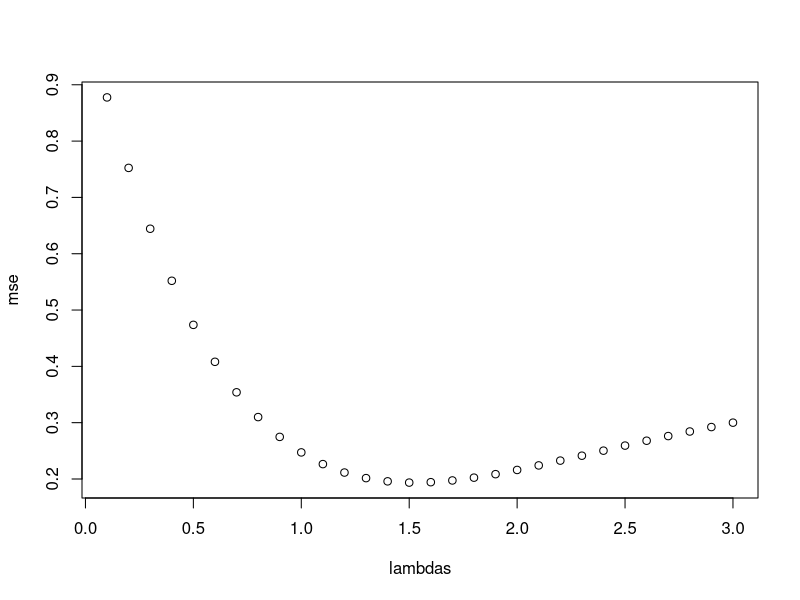

Write R code to recreate this figure.
# exercise 5
# part B

# take aways: optimal value of lambda increases as true sparsity increases

n = 10000
sparsity = 0.02
lambdas = seq(0.1, 3, 0.1)
theta = rbinom(n, 4, 0.5) * rbinom(n, 4, sparsity)
stdev = rep(1, n)
z = rnorm(n, mean=theta, sd=stdev)

estimator_func <- function(zi, lambda) {
  return(sign(zi) * max(abs(zi) - lambda, 0))
}

mse_func <- function(lambda) {
  theta_hat = mapply(estimator_func, z, lambda)
  return(sum((theta_hat - theta) ^ 2)/ length(theta))
}

mse = mapply(mse_func, lambdas)
plot(lambdas, mse)
